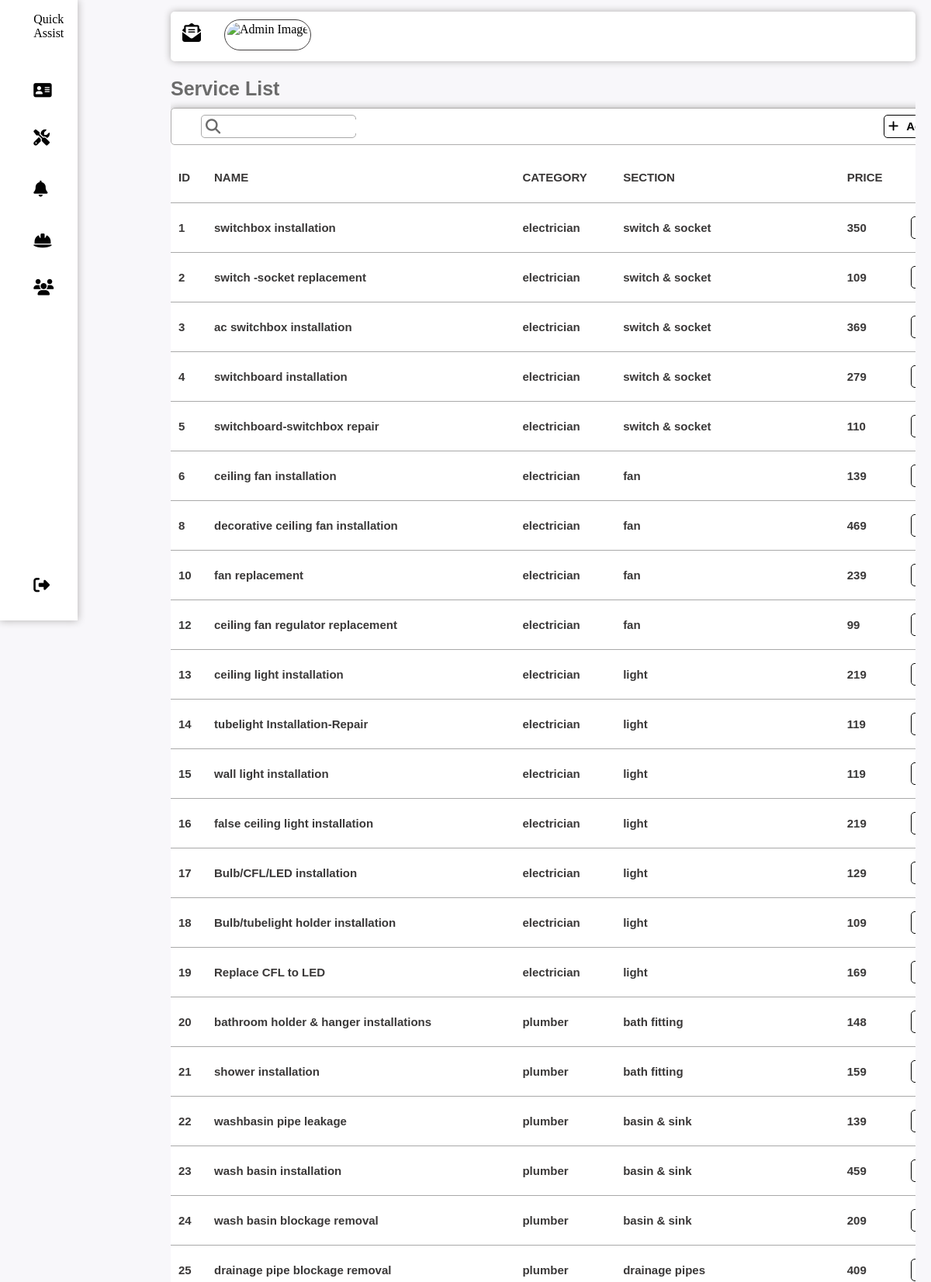
The app's page /fadmin/service.php (upper part) with its own data.
### tables this page shows
CREATE TABLE `services` (
  `ser_id` int(5) NOT NULL,
  `ser_name` varchar(50) NOT NULL,
  `ser_category` varchar(50) NOT NULL,
  `ser_section` varchar(50) NOT NULL,
  `ser_price` int(5) NOT NULL,
  `ser_img` varchar(255) NOT NULL,
  `ser_time` varchar(50) NOT NULL,
  `ser_des` varchar(500) NOT NULL
);

### fadmin/service.php (the view, shortened to what this page needs)
<?php require'head.php'?>
<!DOCTYPE html>
<html lang="en">
    <head>
        <link rel="stylesheet" href="admin.css">
    </head>
    <body>
        <main>
            <h4>Service List<h4>
            <div class="tableview">
                <div class="heading">
                    <div class="tablesearchbox">
                        <i class="fa-solid fa-magnifying-glass"></i>
                        <input type="text" id="search" onkeyup="search()">
                    </div>
                    <a href="serinde.php" alt="operation file"><i class="fa-solid fa-plus"></i>Add Service</a>
                </div>
                <div>
                    <table id="table">
                        <tr>
                            <td>ID</td>
                            <td>NAME</td>
                            <td>CATEGORY</td>
                            <td>SECTION</td>
                            <td>PRICE</td>
                            <td></td>
                        </tr>
                        <?php
                            $sql = "SELECT * FROM services";
                            $result = $conn->query($sql);
                            if($result->num_rows>0){
                                while($row = $result->fetch_assoc())
                                {
                        ?>
                                    <tr>
                                        <td><?php echo $row['ser_id'];?></td>
                                        <td><?php echo $row['ser_name'];?></td>
                                        <td><?php echo $row['ser_category'];?></td>
                                        <td><?php echo $row['ser_section'];?></td>
                                        <td><?php echo $row['ser_price'];?></td>
                                        <td><a href="serup.php?id=<?php echo $row['ser_id'];?>"><i class="fa-regular fa-pen-to-square"></i></a></td>
                                    </tr>
                        <?php
                                }
                            }
                        ?>
                    </table>
                </div>
            </div>
        </main>
    </body>
</html>

### fadmin/admin.css (style rules this page uses)
* { margin: 0; padding:0; border: none; outline: none; box-sizing: border-box; }
body { display:flex; width: 100%; background-color: #f8f7fa; }
main { margin-top: 100px; margin-left:120px; width: 80%; font-family:sans-serif; font-size: 25px; color: rgb(107, 107, 107); overflow-x: hidden; }
.tableview { width: 1070px; margin: 10px 0px; box-shadow: 0px 0px 10px rgb(175, 173, 173); border-radius: 5px; background-color: white; }
.heading { display: flex; padding: 8px; border: solid 1px rgb(175, 173, 173); border-radius: 5px; margin-bottom: 10px; }
.heading a i { margin-right:10px; }
.tablesearchbox { display: flex; border: solid 1px darkgray; padding: 5px; border-radius: 5px; height: 30px; margin-left: 30px; width: 200px; }
.tablesearchbox i { font-size:1.2rem; margin-right: 5px; }
table { width: 1060px; border-collapse: collapse; font-size: medium; color: rgb(58, 56, 56); }
table td { padding: 5px 10px; border-bottom: solid 1px darkgray; border-radius: 5px; margin-left: 5px; font-size: 15px; width: fit-content; height: 8vh; }
a { color: #030303; }
.heading a { margin-left: 680px; }
.tableview a { text-decoration: none; color: #030303; border:solid 1px black; border-radius: 5px; background-color: white; font-size: 15px; width: fit-content; height: 30px; padding: 5px; }

### records on screen
services: ser_id "1", ser_name "switchbox installation", ser_category "electrician", ser_section "switch & socket", ser_price "350"
services: ser_id "2", ser_name "switch -socket replacement", ser_category "electrician", ser_section "switch & socket", ser_price "109"
services: ser_id "3", ser_name "ac switchbox installation", ser_category "electrician", ser_section "switch & socket", ser_price "369"
services: ser_id "4", ser_name "switchboard installation", ser_category "electrician", ser_section "switch & socket", ser_price "279"
services: ser_id "5", ser_name "switchboard-switchbox repair", ser_category "electrician", ser_section "switch & socket", ser_price "110"
services: ser_id "6", ser_name "ceiling fan installation", ser_category "electrician", ser_section "fan", ser_price "139"
services: ser_id "8", ser_name "decorative ceiling fan installation", ser_category "electrician", ser_section "fan", ser_price "469"
services: ser_id "10", ser_name "fan replacement", ser_category "electrician", ser_section "fan", ser_price "239"
services: ser_id "12", ser_name "ceiling fan regulator replacement", ser_category "electrician", ser_section "fan", ser_price "99"
services: ser_id "13", ser_name "ceiling light installation", ser_category "electrician", ser_section "light", ser_price "219"
services: ser_id "14", ser_name "tubelight Installation-Repair", ser_category "electrician", ser_section "light", ser_price "119"
services: ser_id "15", ser_name "wall light installation", ser_category "electrician", ser_section "light", ser_price "119"
services: ser_id "16", ser_name "false ceiling light installation", ser_category "electrician", ser_section "light", ser_price "219"
services: ser_id "17", ser_name "Bulb/CFL/LED installation", ser_category "electrician", ser_section "light", ser_price "129"
services: ser_id "18", ser_name "Bulb/tubelight holder installation", ser_category "electrician", ser_section "light", ser_price "109"
services: ser_id "19", ser_name "Replace CFL to LED", ser_category "electrician", ser_section "light", ser_price "169"
services: ser_id "20", ser_name "bathroom holder & hanger installations", ser_category "plumber", ser_section "bath fitting", ser_price "148"
services: ser_id "21", ser_name "shower installation", ser_category "plumber", ser_section "bath fitting", ser_price "159"
services: ser_id "22", ser_name "washbasin pipe leakage", ser_category "plumber", ser_section "basin & sink", ser_price "139"
services: ser_id "23", ser_name "wash basin installation", ser_category "plumber", ser_section "basin & sink", ser_price "459"
services: ser_id "24", ser_name "wash basin blockage removal", ser_category "plumber", ser_section "basin & sink", ser_price "209"
services: ser_id "25", ser_name "drainage pipe blockage removal", ser_category "plumber", ser_section "drainage pipes", ser_price "409"
